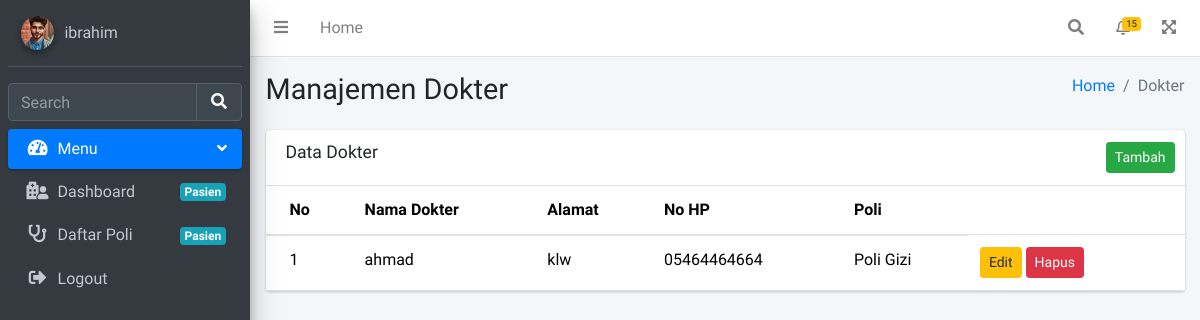
Before: /dokter.php (signed in) with the older database file.
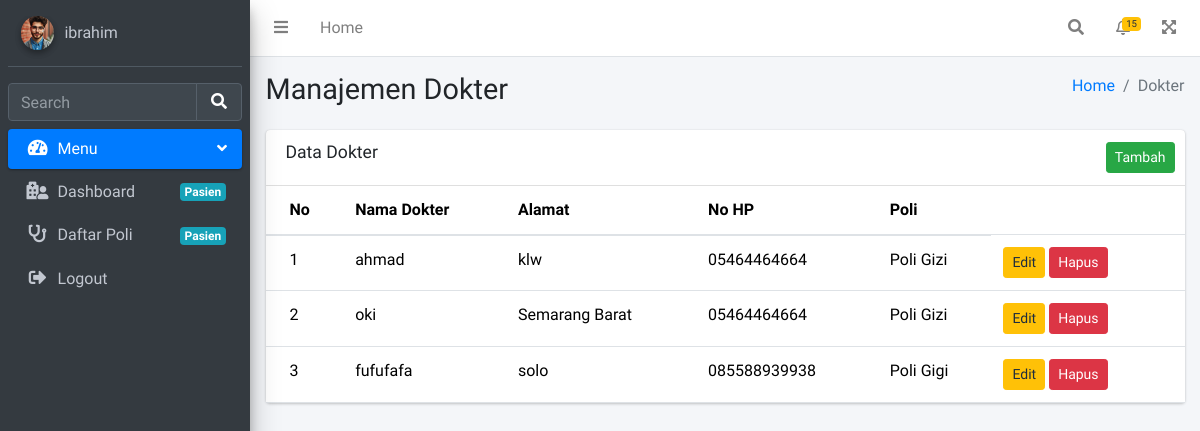
After: the same page with the newer database file.
### tables this page shows
CREATE TABLE `dokter` (
  `id` int(11) NOT NULL,
  `nama` varchar(255) NOT NULL,
  `password` varchar(50) NOT NULL,
  `alamat` varchar(255) NOT NULL,
  `no_hp` varchar(50) NOT NULL,
  `id_poli` int(11) NOT NULL
);

CREATE TABLE `poli` (
  `id` int(11) NOT NULL,
  `nama_poli` varchar(25) NOT NULL,
  `keterangan` text NOT NULL
);

### pages/dokter/index.php (the view, shortened to what this page needs)
<div class="content-header">
    <div class="container-fluid">
        <div class="row mb-2">
            <div class="col-sm-6">
                <h1 class="m-0">Manajemen Dokter</h1>
            </div>
            <div class="col-sm-6">
                <ol class="breadcrumb float-sm-right">
                    <li class="breadcrumb-item"><a href="index.php?page=home">Home</a></li>
                    <li class="breadcrumb-item active">Dokter</li>
                </ol>
            </div>
        </div>
    </div>
</div>
<div class="content">
    <div class="container-fluid">
        <div class="row">
            <div class="col-12">
                <div class="card">
                    <div class="card-header">
                        <h3 class="card-title">Data Dokter</h3>
                        <div class="card-tools">
                            <button type="button" class="btn btn-sm btn-success float-right" data-toggle="modal"
                                data-target="#addModal">
                                Tambah
                            </button>
                        </div>
                    </div>
                    <div class="card-body table-responsive p-0">
                        <table class="table table-hover text-nowrap">
                            <thead>
                                <tr>
                                    <th>No</th>
                                    <th>Nama Dokter</th>
                                    <th>Alamat</th>
                                    <th>No HP</th>
                                    <th>Poli</th>
                                </tr>
                            </thead>
                            <tbody>
                                <?php
                            require 'config/koneksi.php';
                            $no = 1;
                            $query = "SELECT dokter.id, dokter.nama, dokter.alamat, dokter.no_hp, poli.nama_poli FROM dokter INNER JOIN poli ON dokter.id_poli = poli.id";
                            $result = mysqli_query($mysqli, $query);
                            while ($data = mysqli_fetch_assoc($result)) {
                            ?>
                                <tr>
                                    <td><?php echo $no++ ?></td>
                                    <td><?php echo $data['nama'] ?></td>
                                    <td style="white-space: pre-line;"><?php echo $data['alamat'] ?></td>
                                    <td><?php echo $data['no_hp'] ?></td>
                                    <td><?php echo $data['nama_poli'] ?></td>
                                    <td>
                                        <button type='button' class='btn btn-sm btn-warning edit-btn'
                                            data-toggle="modal"
                                            data-target="#editModal<?php echo $data['id'] ?>">Edit</button>
                                        <button type='button' class='btn btn-sm btn-danger edit-btn' data-toggle="modal"
                                            data-target="#hapusModal<?php echo $data['id'] ?>">Hapus</button>
                                    </td>
                                </tr>
                                <?php } ?>
                            </tbody>
                        </table>
                    </div>
                </div>
            </div>
        </div>
    </div>
</div>

Changed rows visible on the page:
added dokter: nama "oki", alamat "Semarang Barat", no_hp "05464464664", id_poli.nama_poli "Poli Gizi"
added dokter: nama "fufufafa", alamat "solo", no_hp "085588939938", id_poli.nama_poli "Poli Gigi"
